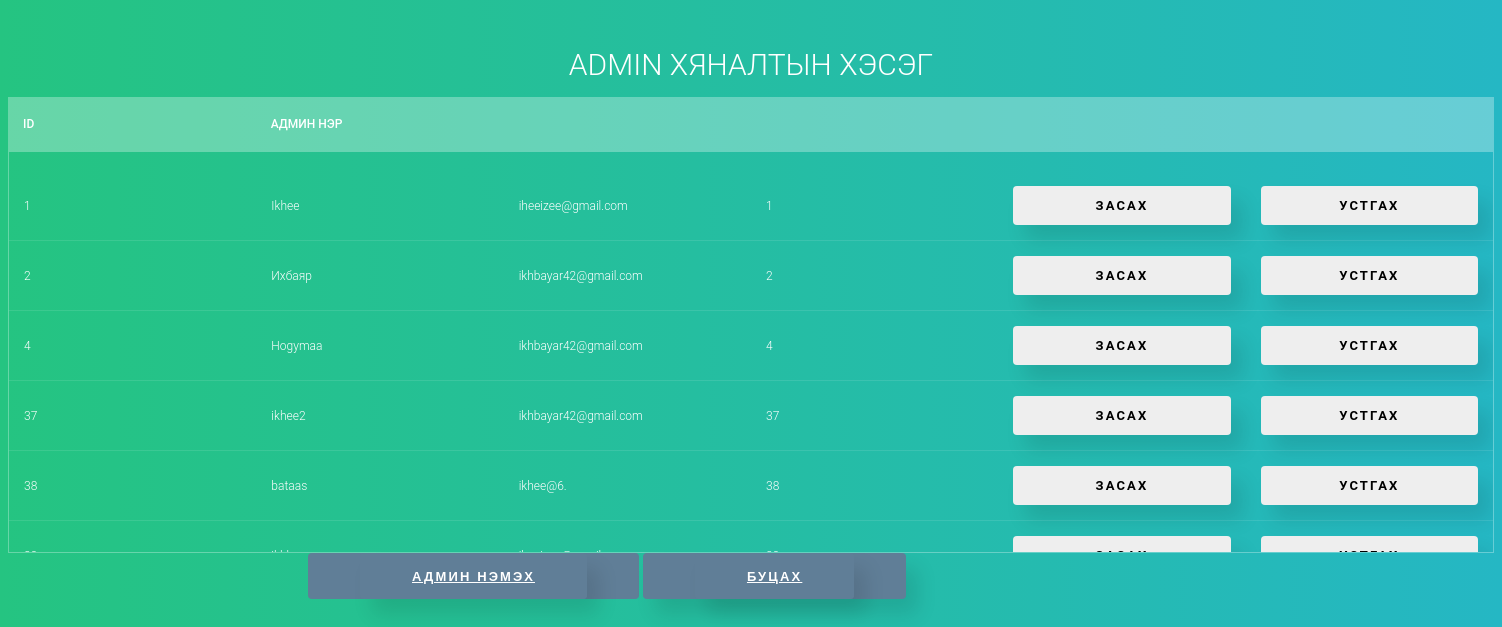
The page /home/update-admin.php (signed in) on the database its author committed.
### tables this page shows
CREATE TABLE `users` (
  `status` varchar(191) NOT NULL,
  `id` int(11) NOT NULL,
  `username` varchar(40) NOT NULL,
  `password` varchar(255) NOT NULL,
  `createDate` datetime NOT NULL DEFAULT CURRENT_TIMESTAMP ON UPDATE CURRENT_TIMESTAMP,
  `email` varchar(30) NOT NULL
);

### home/update-admin.php (the view, shortened to what this page needs)
<?php
	include('config.php');
	$qry = "select * from users order by id asc";
	$result = $conn->query($qry);
?>
<body>
<h1>Admin хяналтын хэсэг</h1>
<div class="tbl-header">
    <table cellpadding="0" cellspacing="0" border="0">
      <thead>
        <tr>
          <th>id</th>
          <th>Админ нэр</th>
          <th></th>
          <th></th>
          <th></th>
          <th></th>
           </tr>
      </thead>
    </table>
  </div>
  <div class="tbl-content">
   <table cellpadding="0" cellspacing="0" border="0">
      <tbody>
	<?php while($row = $result->fetch_assoc()){?>
		<tr>
		<td><?php echo $row['id'];?></td>
			<td><?php echo $row['username'];?></td>
            <td><?php echo $row['email'];?></td>
			<td><?php echo $row['id'];?></td>
			<td><a href="burtgel.php?id=<?php echo $row['id'];?>">Засах</a></td>
            <td><a href="process.php?action=userdel&id=<?php echo $row['id'];?>">Устгах</a></td>
		</tr>
	<?php }?>
<br>
</tbody>
    </table>
  </div>
        <div class="teacher-b">
<button class="btn-normal"><a href="burtgel.php">Админ нэмэх</a></button>
<button class="btn-shadow"> <a href="/home/welcome.php">Буцах</a></button>
<br>
</div>
</body>

### home/update-admin.php (style rules this page uses)
h1 { font-size: 30px; color: #fff; text-transform: uppercase; font-weight: 300; text-align: center; margin-bottom: 15px; }
table { width:100%; table-layout: fixed; }
.tbl-header { background-color: rgba(255,255,255,0.3); }
.tbl-content { height:400px; overflow-x:auto; margin-top: 0px; border: 1px solid rgba(255,255,255,0.3); }
th { padding: 20px 15px; text-align: left; font-weight: 500; font-size: 12px; color: #fff; text-transform: uppercase; }
td { padding: 15px; text-align: left; vertical-align:middle; font-weight: 300; font-size: 12px; color: #fff; border-bottom: solid 1px rgba(255,255,255,0.1); }
body { background: -webkit-linear-gradient(left, #25c481, #25b7c4); background: linear-gradient(to right, #25c481, #25b7c4); font-family: 'Roboto', sans-serif; }
td a { background-color: #eee; color: black; display: block; padding: 12px; text-decoration: none; }
.btn, .btn-normal, .btn-shadow, a { border: none; border-radius: 4px; color: #fff; font-size: 13px; font-weight: 600; letter-spacing: .165em; text-align: center; background-color: #607e97; padding: 1.2em 4em; text-transform: uppercase; transition: all 0.5s ease-in; }
.btn-shadow ,a { box-shadow: 12px 15px 20px rgba(0, 0, 0, 0.1); }
.teacher-b { position: relative; top: 0px; left:300px; }

### rows shown on the page
users: id "1", username "Ikhee", email "iheeizee@gmail.com"
users: id "2", username "Ихбаяр", email "ikhbayar42@gmail.com"
users: id "4", username "Hogymaa", email "ikhbayar42@gmail.com"
users: id "37", username "ikhee2", email "ikhbayar42@gmail.com"
users: id "38", username "bataas", email "ikhee@6."
